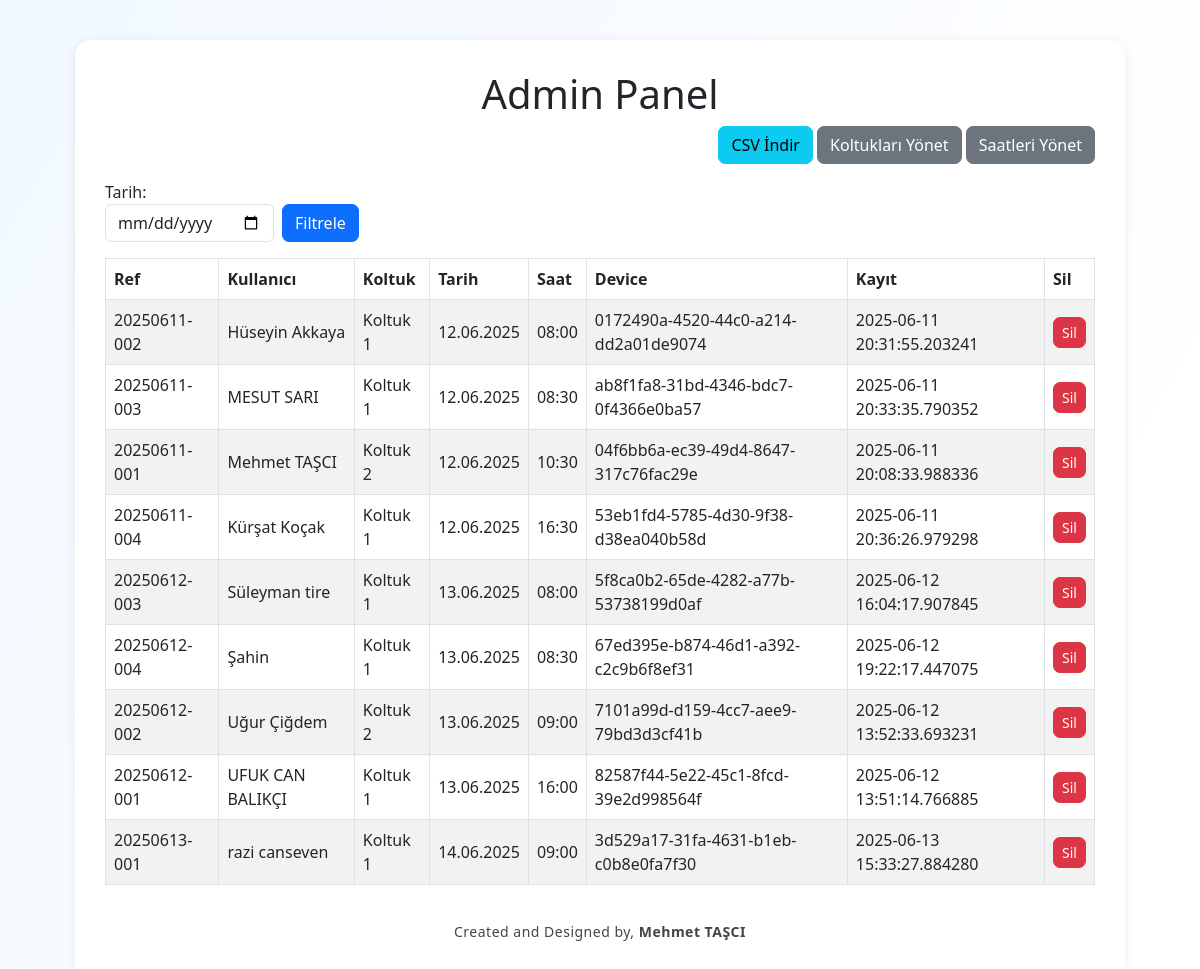
The app's page /admin_panel (signed in) with its own data.
### app.py (models this page shows)
class Appointment(db.Model):
    id = db.Column(db.Integer, primary_key=True)
    reference_number = db.Column(db.String(50), unique=True, nullable=False)
    user_id = db.Column(db.Integer, db.ForeignKey('user.id'), nullable=False)
    chair_id = db.Column(db.Integer, db.ForeignKey('chair.id'), nullable=False)
    date = db.Column(db.String(10), nullable=False)
    time = db.Column(db.String(5), nullable=False)
    device_id = db.Column(db.String(100), nullable=True)
    created_at = db.Column(db.DateTime, default=datetime.utcnow)
    chair = db.relationship('Chair')

class User(db.Model, UserMixin):
    id = db.Column(db.Integer, primary_key=True)
    name = db.Column(db.String(100), nullable=False)
    username = db.Column(db.String(80), unique=True, nullable=False)  # Yeni alan
    password = db.Column(db.String(200), nullable=False)
    appointments = db.relationship('Appointment', backref='user', lazy=True)

class Chair(db.Model):
    id = db.Column(db.Integer, primary_key=True)
    name = db.Column(db.String(20), unique=True, nullable=False)

### app.py (the view)
@app.route('/admin_panel', methods=['GET', 'POST'])
def admin_panel():
    if not session.get('admin'): return redirect(url_for('admin_login'))
    date_filter = request.args.get('date', '')
    if date_filter:
        try:
            dt = datetime.strptime(date_filter, "%Y-%m-%d")
            date_filter_tr = dt.strftime("%d.%m.%Y")
        except Exception:
            date_filter_tr = date_filter
        appointments = Appointment.query.filter_by(date=date_filter_tr).order_by(Appointment.time).all()
    else:
        appointments = Appointment.query.order_by(Appointment.date, Appointment.time).all()
        date_filter_tr = ''
    return render_template('admin_panel.html', appointments=appointments, date_filter=date_filter_tr)

### app.py (called while the page is built)
@app.template_filter('date_tr')
def date_tr(s):
    if '-' in s:
        y, m, d = s.split('-')
        return f"{d}.{m}.{y}"
    return s

### templates/admin_panel.html (shortened to what this page needs)
<!doctype html>
<html lang="tr">
<head>
  <link href="https://cdn.jsdelivr.net/npm/bootstrap@5.3.0/dist/css/bootstrap.min.css" rel="stylesheet">
</head>
<body>
<div class="panel-box">
  <h1>Admin Panel</h1>
  <div class="mb-3 text-end">
    <a href="{{ url_for('export_csv') }}" class="btn btn-info">CSV İndir</a>
    <a href="{{ url_for('admin_chairs') }}" class="btn btn-secondary">Koltukları Yönet</a>
    <a href="{{ url_for('admin_timeslots') }}" class="btn btn-secondary">Saatleri Yönet</a>
  </div>
 <form class="row g-2 align-items-end mb-3" method="get" action="{{ url_for('admin_panel') }}">
  <div class="col-auto">
    <label class="form-label mb-0">Tarih:</label>
    <input type="date" class="form-control" name="date"
      value="">
  </div>
  <div class="col-auto">
    <button type="submit" class="btn btn-primary">Filtrele</button>
  </div>
</form>
  <table class="table table-bordered table-striped align-middle">
    <thead>
      <tr>
        <th>Ref</th><th>Kullanıcı</th><th>Koltuk</th><th>Tarih</th><th>Saat</th><th>Device</th><th>Kayıt</th><th>Sil</th>
      </tr>
    </thead>
    <tbody>
    {% for a in appointments %}
      <tr>
        <td>{{ a.reference_number }}</td>
        <td>{{ a.user.name }}</td>
        <td>{{ a.chair.name }}</td>
        <td>{{ a.date|date_tr }}</td>
        <td>{{ a.time }}</td>
        <td>{{ a.device_id }}</td>
        <td>{{ a.created_at }}</td>
        <td><a href="{{ url_for('delete', id=a.id) }}" class="btn btn-danger btn-sm">Sil</a></td>
      </tr>
    {% endfor %}
    </tbody>
  </table>
            <footer style="text-align:center; font-size:14px; color:#444; padding:20px 0 10px 0; letter-spacing:0.5px;">
  Created and Designed by, <b>Mehmet TAŞCI</b>
</footer>
</div>
</body>
</html>

### templates/admin_panel.html (style rules this page uses)
body { background: linear-gradient(120deg,#f1f8ff,#fff 80%); min-height:100vh; }
.panel-box { background:#fff; border-radius:16px; box-shadow:0 2px 12px rgba(0,0,0,.07); padding:30px; max-width:1050px; margin:40px auto; }
h1 { text-align:center; }
.btn { border-radius:7px !important; }
.table thead { background:#e3f0ff; }

### records on screen
Appointment: reference_number "20250611-002", user.name "Hüseyin Akkaya", chair.name "Koltuk 1", date "12.06.2025", time "08:00", device_id "0172490a-4520-44c0-a214-dd2a01de9074", created_at "2025-06-11 20:31:55.203241"
Appointment: reference_number "20250611-003", user.name "MESUT SARI", chair.name "Koltuk 1", date "12.06.2025", time "08:30", device_id "ab8f1fa8-31bd-4346-bdc7-0f4366e0ba57", created_at "2025-06-11 20:33:35.790352"
Appointment: reference_number "20250611-001", user.name "Mehmet TAŞCI", chair.name "Koltuk 2", date "12.06.2025", time "10:30", device_id "04f6bb6a-ec39-49d4-8647-317c76fac29e", created_at "2025-06-11 20:08:33.988336"
Appointment: reference_number "20250611-004", user.name "Kürşat Koçak", chair.name "Koltuk 1", date "12.06.2025", time "16:30", device_id "53eb1fd4-5785-4d30-9f38-d38ea040b58d", created_at "2025-06-11 20:36:26.979298"
Appointment: reference_number "20250612-003", user.name "Süleyman tire", chair.name "Koltuk 1", date "13.06.2025", time "08:00", device_id "5f8ca0b2-65de-4282-a77b-53738199d0af", created_at "2025-06-12 16:04:17.907845"
Appointment: reference_number "20250612-004", user.name "Şahin", chair.name "Koltuk 1", date "13.06.2025", time "08:30", device_id "67ed395e-b874-46d1-a392-c2c9b6f8ef31", created_at "2025-06-12 19:22:17.447075"
Appointment: reference_number "20250612-002", user.name "Uğur Çiğdem", chair.name "Koltuk 2", date "13.06.2025", time "09:00", device_id "7101a99d-d159-4cc7-aee9-79bd3d3cf41b", created_at "2025-06-12 13:52:33.693231"
Appointment: reference_number "20250612-001", user.name "UFUK CAN BALIKÇI", chair.name "Koltuk 1", date "13.06.2025", time "16:00", device_id "82587f44-5e22-45c1-8fcd-39e2d998564f", created_at "2025-06-12 13:51:14.766885"
Appointment: reference_number "20250613-001", user.name "razi canseven", chair.name "Koltuk 1", date "14.06.2025", time "09:00", device_id "3d529a17-31fa-4631-b1eb-c0b8e0fa7f30", created_at "2025-06-13 15:33:27.884280"
